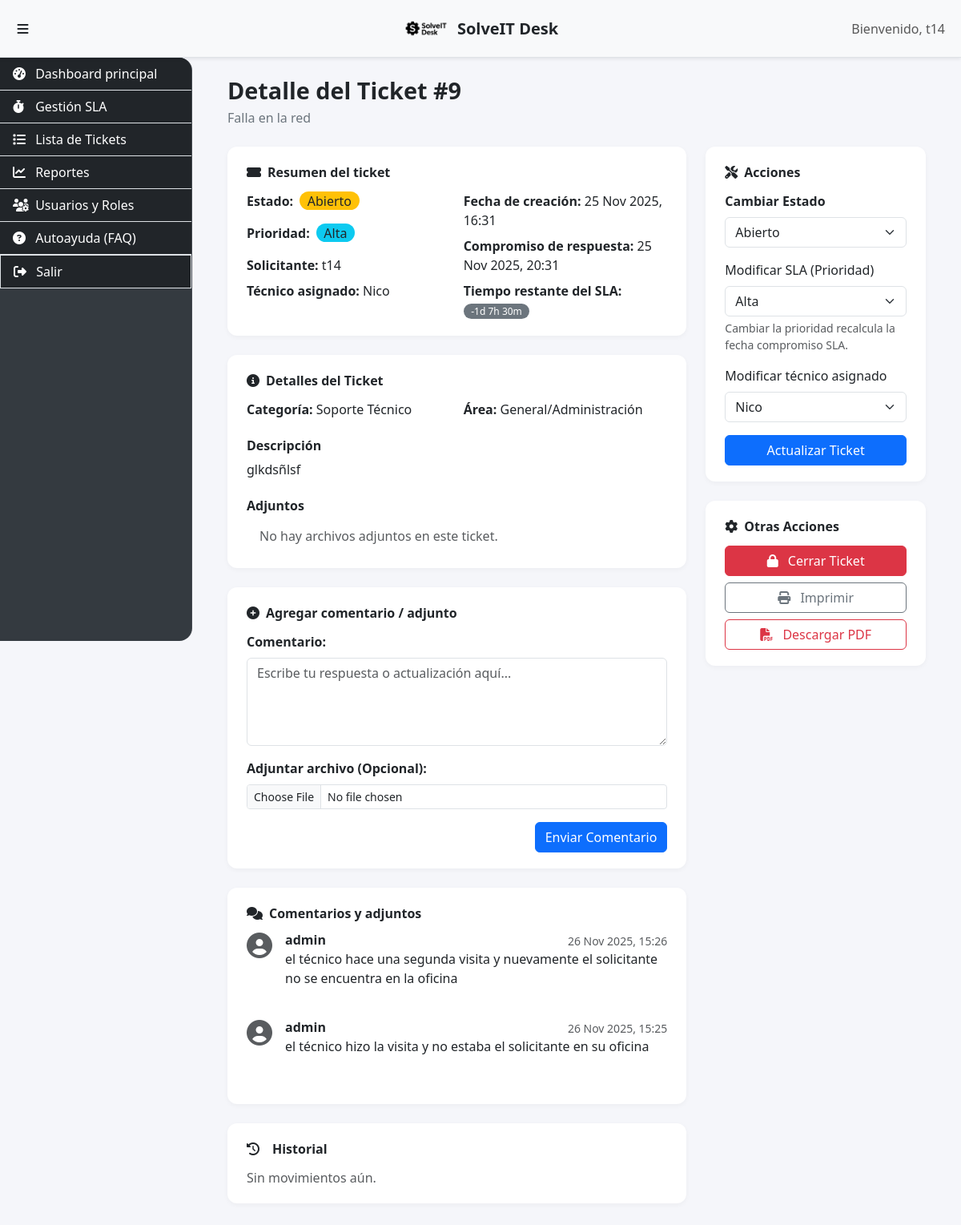
Page /ticket/9/ (signed in) on the earlier database version.
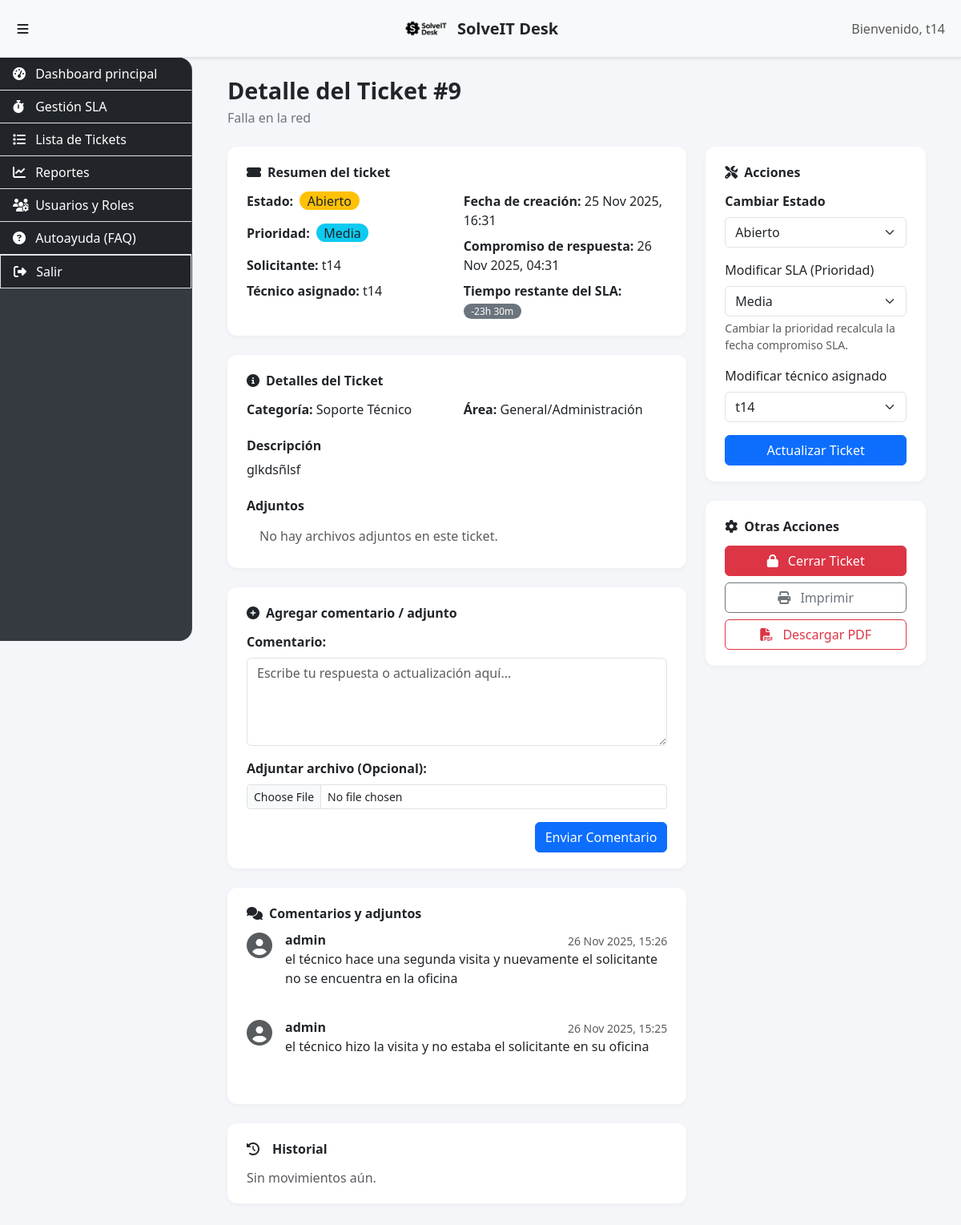
Same page on the later database version.
### soporte/models.py (models this page shows, shortened)
class Ticket(models.Model):
    AREA_CHOICES = [
        ('finanzas', 'Finanzas'),
        ('rrhh', 'Recursos Humanos (RRHH)'),
        ('ventas', 'Ventas'),
        ('marketing', 'Marketing'),
        ('produccion', 'Producción/Operaciones'),
        ('ti', 'Tecnología de la Información (TI)'),
        ('general', 'General/Administración'),
    ]
    CATEGORIA_CHOICES = [
        ('soporte', 'Soporte Técnico'),
        ('consulta', 'Consulta'),
        ('incidencia', 'Incidencia'),
        ('solicitud', 'Solicitud'),
    ]
    TIPO_CHOICES = [
        ('incidencia', 'Incidencia'),
        ('solicitud', 'Solicitud'),
    ]
    ESTADO_CHOICES = [
        ('abierto', 'Abierto'),
        ('progreso', 'En Progreso'),
        ('resuelto', 'Resuelto'),
        ('cerrado', 'Cerrado'),
    ]
    SLA_ESTADO_PENDIENTE = 'pendiente'
    SLA_ESTADO_VENCIDO = 'vencido'
    SLA_ESTADO_CUMPLIDO = 'cumplido'
    SLA_ESTADO_SIN_REGLA = 'sin_regla'
    SLA_ESTADO_CHOICES = [
        (SLA_ESTADO_PENDIENTE, 'Pendiente'),
        (SLA_ESTADO_VENCIDO, 'Vencido'),
        (SLA_ESTADO_CUMPLIDO, 'Cumplido'),
        (SLA_ESTADO_SIN_REGLA, 'Sin regla'),
    ]
    titulo = models.CharField(max_length=200)
    descripcion = models.TextField()
    solicitante = models.ForeignKey(User, on_delete=models.CASCADE, related_name="tickets")
    tecnico_asignado = models.ForeignKey(
        User,
        on_delete=models.SET_NULL,
        null=True,
        blank=True,
        related_name="tickets_asignados",
    )
    categoria = models.CharField(max_length=50, choices=CATEGORIA_CHOICES, default='soporte')
    prioridad = models.ForeignKey(
        Prioridad,
        on_delete=models.PROTECT,
        related_name="tickets",
        verbose_name="Prioridad",
    )
    estado = models.CharField(max_length=20, choices=ESTADO_CHOICES, default='abierto')
    tipo_ticket = models.CharField(
        max_length=20,
        choices=TIPO_CHOICES,
        default='incidencia',
        verbose_name="Tipo de Ticket",
    )
    area_funcional = models.CharField(
        max_length=20,
        choices=AREA_CHOICES,
        default='general',
        verbose_name="Área Solicitante",
    )
    fecha_creacion = models.DateTimeField(auto_now_add=True)
    fecha_actualizacion = models.DateTimeField(auto_now=True)
    fecha_cierre = models.DateTimeField(null=True, blank=True)
    tiempo_resolucion = models.DurationField(
        null=True,
        blank=True,
        verbose_name="Tiempo de Resolución",
    )
    fecha_compromiso_respuesta = models.DateTimeField(
        null=True,
        blank=True,
        verbose_name="Compromiso de respuesta",
    )
    estado_sla = models.CharField(
        max_length=20,
        choices=SLA_ESTADO_CHOICES,
        default=SLA_ESTADO_SIN_REGLA,
        verbose_name="Estado del SLA",
    )

class Prioridad(models.Model):
    clave = models.SlugField(
        max_length=50,
        unique=True,
        verbose_name="Identificador",
        help_text=(
            "Nombre corto sin espacios usado internamente para referirse a la prioridad. "
            "Por ejemplo: 'baja', 'media', 'alta'."
        ),
    )
    nombre = models.CharField(max_length=100, unique=True, verbose_name="Nombre")
    minutos_resolucion = models.PositiveIntegerField(
        verbose_name="Tiempo objetivo (minutos)",
        help_text="Tiempo máximo estimado para resolver un ticket con esta prioridad.",
    )
    orden = models.PositiveIntegerField(
        default=0,
        verbose_name="Orden",
        help_text="Se utiliza para ordenar las prioridades en los listados.",
    )
    class Meta:
        ordering = ["orden", "nombre"]
        verbose_name = "Prioridad de SLA"
        verbose_name_plural = "Prioridades de SLA"
    def __str__(self):
        return self.nombre

### soporte/views.py (the view, shortened to what this page needs)
# urls.py: path("ticket/<int:ticket_id>/", views.detalle_ticket, name="detalle_ticket"),
@login_required
def detalle_ticket(request, ticket_id):
    ticket = _obtener_ticket_autorizado(request, ticket_id)
    if ticket is None:
        return redirect('home_tickets')
    comments = _comentarios_ticket(ticket)
    form_acciones = TechTicketForm(instance=ticket)
    comment_form = CommentForm()
    historial = ticket.historial.select_related('actor').all()
    sla_deadline = getattr(ticket, 'fecha_compromiso_respuesta', None)
    sla_time_left = sla_deadline - timezone.now() if sla_deadline else None
    adjuntos = ticket.adjuntos.all() if hasattr(ticket, 'adjuntos') else []
    context = {
        'ticket': ticket, 'comments': comments,
        'comment_form': comment_form,
        'form_acciones': form_acciones,
        'historial': historial,
        'adjuntos': adjuntos,
        'sla_deadline': sla_deadline,
        'sla_time_left': sla_time_left,
    }
    return render(request, "soporte/detalle_ticket.html", context)

### soporte/forms.py
class CommentForm(forms.ModelForm):
    class Meta:
        model = Comment
        fields = ['text', 'adjunto']
        widgets = {
            'text': forms.Textarea(attrs={'rows': 4, 'placeholder': 'Escribe tu respuesta o actualización aquí...'}),
            'adjunto': forms.FileInput(attrs={'class': 'form-control form-control-sm'}),
        }
        labels = {
            'text': 'Comentario:',
            'adjunto': 'Adjuntar archivo (Opcional):'
        }

class TechTicketForm(forms.ModelForm):
    class Meta:
        model = Ticket
        fields = [
            "estado",
            "prioridad",
            "tecnico_asignado",
        ]
    def __init__(self, *args, **kwargs):
        super().__init__(*args, **kwargs)
        self.fields['prioridad'].queryset = Prioridad.objects.order_by("orden", "nombre")
        self.fields['prioridad'].empty_label = None
        User = get_user_model()
        self.fields['tecnico_asignado'].queryset = (
            User.objects.filter(is_staff=True)
            .order_by('first_name', 'last_name', 'username')
        )

### soporte/views.py (called while the page is built)
def _comentarios_ticket(ticket, orden='-created_at'):
    return Comment.objects.filter(ticket=ticket).order_by(orden)

### soporte/templates/soporte/detalle_ticket.html (shortened to what the changed rows need)
{% extends 'soporte/base.html' %}
{% load widget_tweaks %}
{% load soporte_extras %}
{% block content %}
<div class="container-fluid">
    <h2 class="page-title">Detalle del Ticket #{{ ticket.id }}</h2>
    <p class="page-subtitle">{{ ticket.titulo }}</p>
    <div class="row g-4">
        <div class="col-lg-8">
            <div class="card-custom mb-4">
                <div class="card-body">
                    <div class="row g-3 align-items-start">
                        <div class="col-md-6">
                            <div class="d-flex align-items-center mb-3">
                                <span class="fw-bold me-2">Estado:</span>
                                {% if ticket.estado == 'cerrado' or ticket.estado == 'resuelto' %}
                                    <span class="badge rounded-pill bg-success fs-6">{{ ticket.get_estado_display }}</span>
                                {% elif ticket.estado == 'progreso' %}
                                    <span class="badge rounded-pill bg-primary fs-6">{{ ticket.get_estado_display }}</span>
                                {% else %}
                                    <span class="badge rounded-pill bg-warning text-dark fs-6">{{ ticket.get_estado_display }}</span>
                                {% endif %}
                            </div>
                            <div class="d-flex align-items-center mb-3">
                                <span class="fw-bold me-2">Prioridad:</span>
                                <span class="badge bg-info text-dark fs-6">{{ ticket.prioridad.nombre }}</span>
                            </div>
                            <p class="mb-2"><span class="fw-bold">Solicitante:</span> {{ ticket.solicitante.username }}</p>
                            <p class="mb-0"><span class="fw-bold">Técnico asignado:</span> {{ ticket.tecnico_asignado.username|default:"No asignado" }}</p>
                        </div>
                        <div class="col-md-6">
                            <p class="mb-2"><span class="fw-bold">Fecha de creación:</span> {{ ticket.fecha_creacion|date:"d M Y, H:i" }}</p>
                            <p class="mb-2"><span class="fw-bold">Compromiso de respuesta:</span>
                                {% if sla_deadline %}
                                    {{ sla_deadline|date:"d M Y, H:i" }}
                                {% else %}
                                    <span class="text-muted">No definido</span>
                                {% endif %}
                            </p>
                            {% if sla_time_left %}
                                <p class="mb-0"><span class="fw-bold">Tiempo restante del SLA:</span>
                                    <span class="badge bg-secondary">{{ sla_deadline|countdown }}</span>
                                </p>
                            {% endif %}
                        </div>
                    </div>
                </div>
            </div>
            <div class="card-custom mb-4">
                <div class="card-body">
                    <div class="row g-3 mb-3">
                        <div class="col-md-6">
                            <p class="mb-2"><span class="fw-bold">Categoría:</span> {{ ticket.get_categoria_display }}</p>
                        </div>
                        <div class="col-md-6">
                            <p class="mb-2"><span class="fw-bold">Área:</span> {{ ticket.get_area_funcional_display }}</p>
                        </div>
                    </div>
                    <div class="mb-4">
                        <p class="mb-0">{{ ticket.descripcion|linebreaks }}</p>
                    </div>
                </div>
            </div>
        </div>
        <div class="col-lg-4">
            {% if request.user.is_staff and ticket.estado != 'cerrado' %}
            <div class="card-custom mb-4">
                <div class="card-custom-header">
                    <i class="fas fa-tools"></i> Acciones
                </div>
                <div class="card-body">
                    <form method="post" class="row g-3">
                        <div class="col-12">
                            <label class="form-label fw-bold">Cambiar Estado</label>
                            {% render_field form_acciones.estado class="form-select" %}
                        </div>
                        <div class="col-12">
                            <label class="form-label">Modificar SLA (Prioridad)</label>
                            {% render_field form_acciones.prioridad class="form-select" %}
                            <div class="form-text">Cambiar la prioridad recalcula la fecha compromiso SLA.</div>
                        </div>
                        <div class="col-12">
                            <label class="form-label">Modificar técnico asignado</label>
                            {% render_field form_acciones.tecnico_asignado class="form-select" %}
                        </div>
                        <div class="col-12 d-grid">
                            <button type="submit" name="tech_form_submit" class="btn btn-primary">Actualizar Ticket</button>
                        </div>
                    </form>
                </div>
            </div>
            {% endif %}
        </div>
    </div>
</div>
{% endblock %}

Differences in the rows shown:
changed Ticket "Falla en la red": prioridad.nombre "Alta" → "Media"; tecnico_asignado.username "Nico" → "t14"; fecha_compromiso_respuesta "25 Nov 2025, 20:31" → "26 Nov 2025, 04:31"; fecha_compromiso_respuesta "-1d 7h 30m" → "-23h 30m"; prioridad "Alta" → "Media"; tecnico_asignado "Nico" → "t14"
